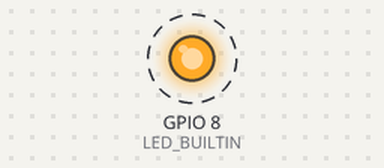
The sketch below on a simulated ESP32-C3. Parts: output pins drawn as LEDs (lit = HIGH). Dashed ring = blinking.

Above: at 0.5 s.
Timing chart, 0 to 4.6 s (numbered marks = the images above):
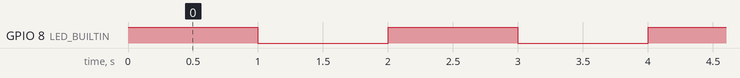

Measured:
- by itself, GPIO 8 (LED_BUILTIN): alternates HIGH for 1.0 s and LOW for 1.0 s

The sketch:

blinck.ino
```cpp
/*
  Blink — Missão 2 (LED interno da placa)
  Wokwi ESP32 DevKit: GPIO 2 | ESP32-C3 Super Mini: mude LED_BUILTIN para 8
*/

#define DELAY_MS 1000  // 1000 lento | 200 rápido | 50 atenção

#ifndef LED_BUILTIN
#define LED_BUILTIN 2   // LED interno no Wokwi (ESP32 DevKit)
#endif

void setup() {
  pinMode(LED_BUILTIN, OUTPUT);
}

void loop() {
  digitalWrite(LED_BUILTIN, HIGH);
  delay(DELAY_MS);
  digitalWrite(LED_BUILTIN, LOW);
  delay(DELAY_MS);
}
```
